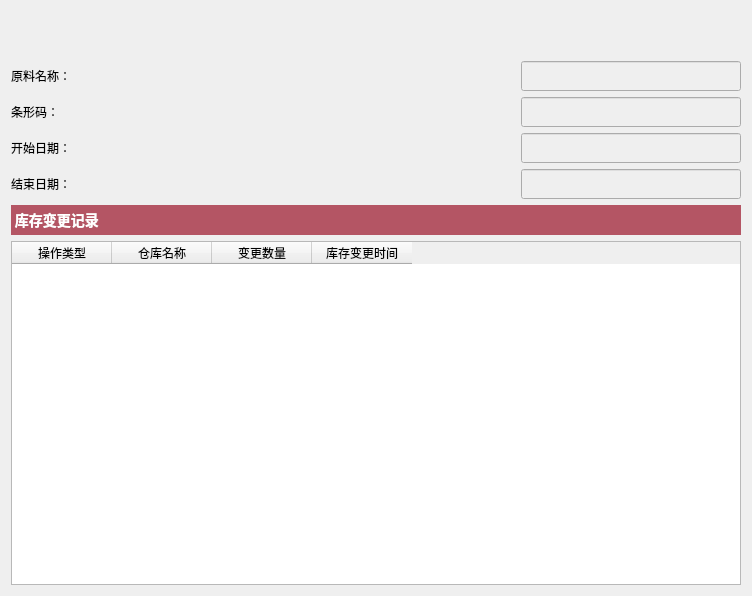
<?xml version="1.0" encoding="UTF-8"?>
<ui version="4.0">
 <class>InventoryLog</class>
 <widget class="QWidget" name="InventoryLog">
  <property name="geometry">
   <rect>
    <x>0</x>
    <y>0</y>
    <width>752</width>
    <height>596</height>
   </rect>
  </property>
  <property name="windowTitle">
   <string>Form</string>
  </property>
  <layout class="QVBoxLayout" name="verticalLayout">
   <item>
    <spacer name="horizontalSpacer">
     <property name="orientation">
      <enum>Qt::Horizontal</enum>
     </property>
     <property name="sizeHint" stdset="0">
      <size>
       <width>40</width>
       <height>25</height>
      </size>
     </property>
    </spacer>
   </item>
   <item>
    <spacer name="horizontalSpacer_2">
     <property name="orientation">
      <enum>Qt::Horizontal</enum>
     </property>
     <property name="sizeHint" stdset="0">
      <size>
       <width>40</width>
       <height>25</height>
      </size>
     </property>
    </spacer>
   </item>
   <item>
    <layout class="QHBoxLayout" name="horizontalLayout">
     <item>
      <widget class="QLabel" name="label">
       <property name="text">
        <string>原料名称：</string>
       </property>
      </widget>
     </item>
     <item>
      <widget class="QLineEdit" name="lineEditMatName">
       <property name="enabled">
        <bool>false</bool>
       </property>
       <property name="minimumSize">
        <size>
         <width>220</width>
         <height>30</height>
        </size>
       </property>
       <property name="maximumSize">
        <size>
         <width>220</width>
         <height>30</height>
        </size>
       </property>
       <property name="styleSheet">
        <string notr="true">color: rgb(0, 0, 0);</string>
       </property>
      </widget>
     </item>
    </layout>
   </item>
   <item>
    <layout class="QHBoxLayout" name="horizontalLayout_2">
     <item>
      <widget class="QLabel" name="label_2">
       <property name="text">
        <string>条形码：</string>
       </property>
      </widget>
     </item>
     <item>
      <widget class="QLineEdit" name="lineEditBarCode">
       <property name="enabled">
        <bool>false</bool>
       </property>
       <property name="minimumSize">
        <size>
         <width>220</width>
         <height>30</height>
        </size>
       </property>
       <property name="maximumSize">
        <size>
         <width>220</width>
         <height>30</height>
        </size>
       </property>
       <property name="styleSheet">
        <string notr="true">color: rgb(0, 0, 0);</string>
       </property>
      </widget>
     </item>
    </layout>
   </item>
   <item>
    <layout class="QHBoxLayout" name="horizontalLayout_3">
     <item>
      <widget class="QLabel" name="label_3">
       <property name="text">
        <string>开始日期：</string>
       </property>
      </widget>
     </item>
     <item>
      <widget class="QLineEdit" name="lineEditStartTime">
       <property name="enabled">
        <bool>false</bool>
       </property>
       <property name="minimumSize">
        <size>
         <width>220</width>
         <height>30</height>
        </size>
       </property>
       <property name="maximumSize">
        <size>
         <width>220</width>
         <height>30</height>
        </size>
       </property>
       <property name="styleSheet">
        <string notr="true">color: rgb(0, 0, 0);</string>
       </property>
      </widget>
     </item>
    </layout>
   </item>
   <item>
    <layout class="QHBoxLayout" name="horizontalLayout_4">
     <item>
      <widget class="QLabel" name="label_4">
       <property name="text">
        <string>结束日期：</string>
       </property>
      </widget>
     </item>
     <item>
      <widget class="QLineEdit" name="lineEditEndTime">
       <property name="enabled">
        <bool>false</bool>
       </property>
       <property name="minimumSize">
        <size>
         <width>220</width>
         <height>30</height>
        </size>
       </property>
       <property name="maximumSize">
        <size>
         <width>220</width>
         <height>30</height>
        </size>
       </property>
       <property name="styleSheet">
        <string notr="true">color: rgb(0, 0, 0);</string>
       </property>
      </widget>
     </item>
    </layout>
   </item>
   <item>
    <widget class="QLabel" name="label_18">
     <property name="minimumSize">
      <size>
       <width>0</width>
       <height>30</height>
      </size>
     </property>
     <property name="maximumSize">
      <size>
       <width>16777215</width>
       <height>30</height>
      </size>
     </property>
     <property name="styleSheet">
      <string notr="true">QLabel
{
background-color:rgb(180, 85, 100);
color:white;
font-size:14px;
font-weight:bold;
}</string>
     </property>
     <property name="text">
      <string> 库存变更记录</string>
     </property>
     <property name="alignment">
      <set>Qt::AlignLeading|Qt::AlignLeft|Qt::AlignVCenter</set>
     </property>
    </widget>
   </item>
   <item>
    <widget class="QTableWidget" name="tableWidget">
     <column>
      <property name="text">
       <string>操作类型</string>
      </property>
     </column>
     <column>
      <property name="text">
       <string>仓库名称</string>
      </property>
     </column>
     <column>
      <property name="text">
       <string>变更数量</string>
      </property>
     </column>
     <column>
      <property name="text">
       <string>库存变更时间</string>
      </property>
     </column>
    </widget>
   </item>
  </layout>
 </widget>
 <resources/>
 <connections/>
</ui>
